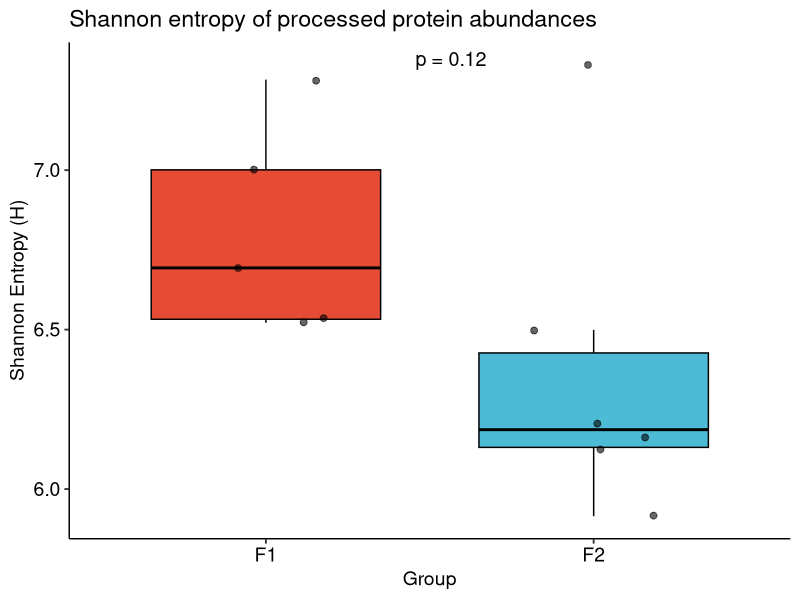
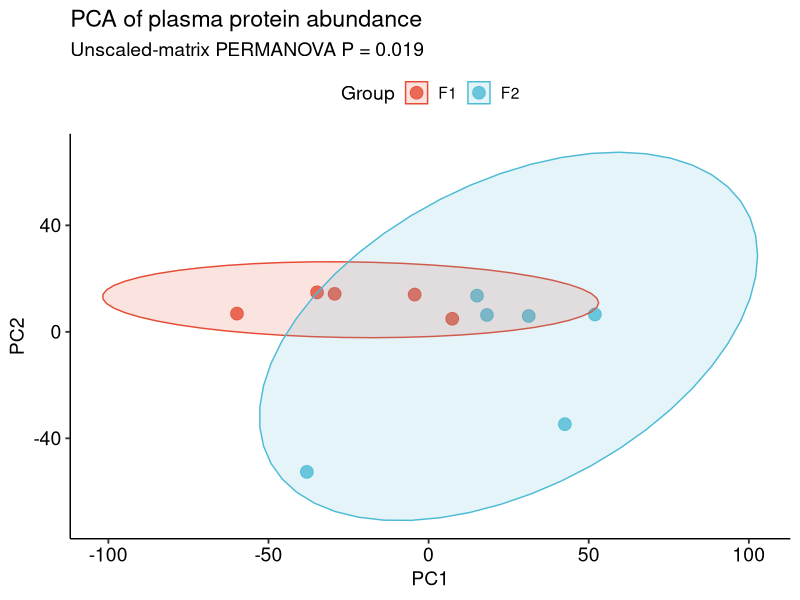
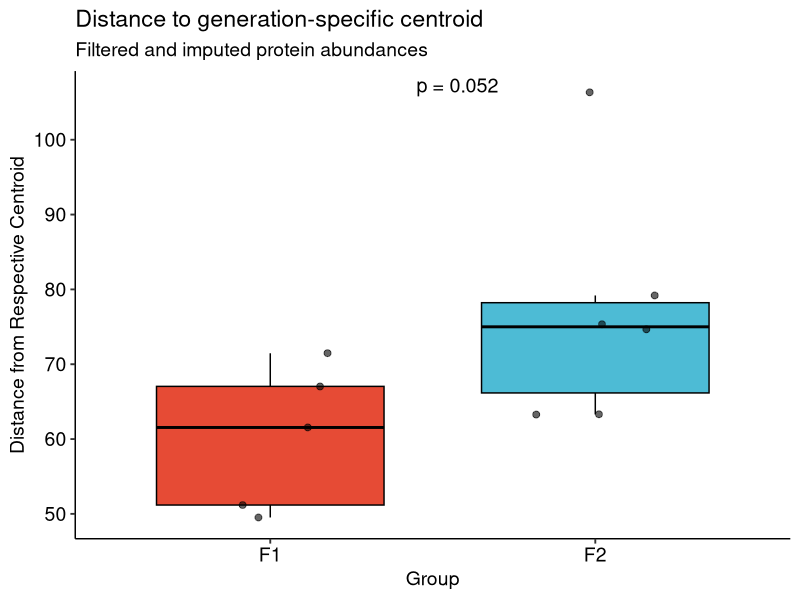
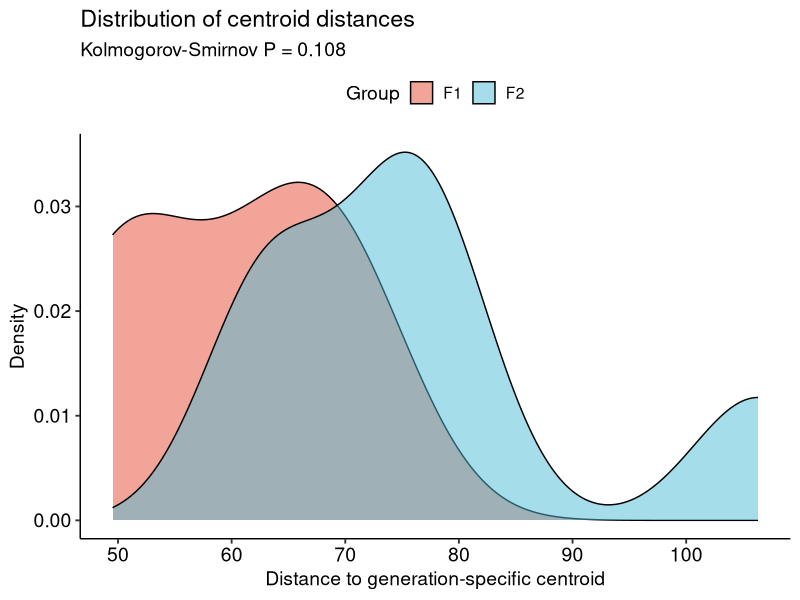
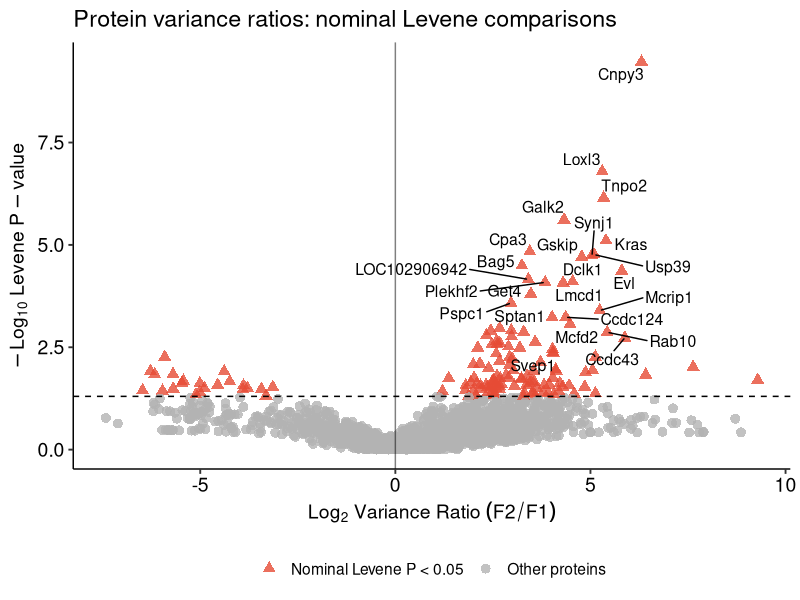
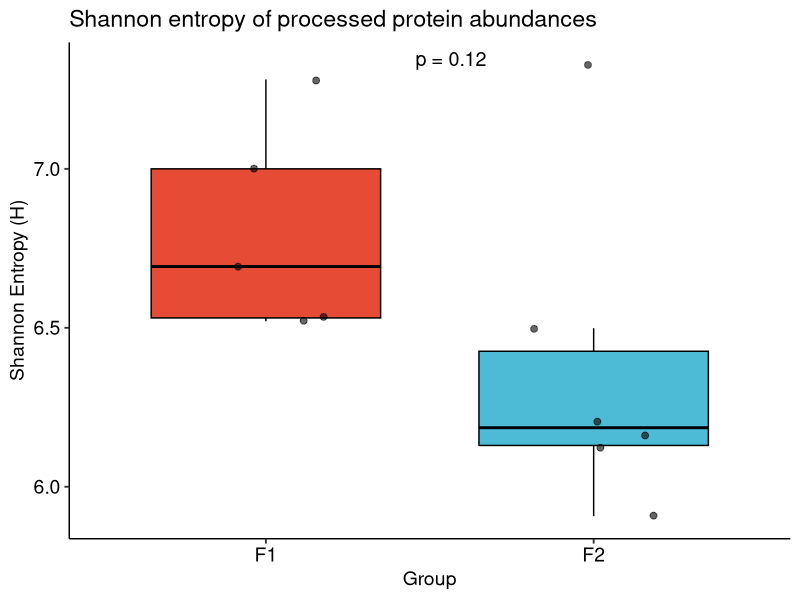
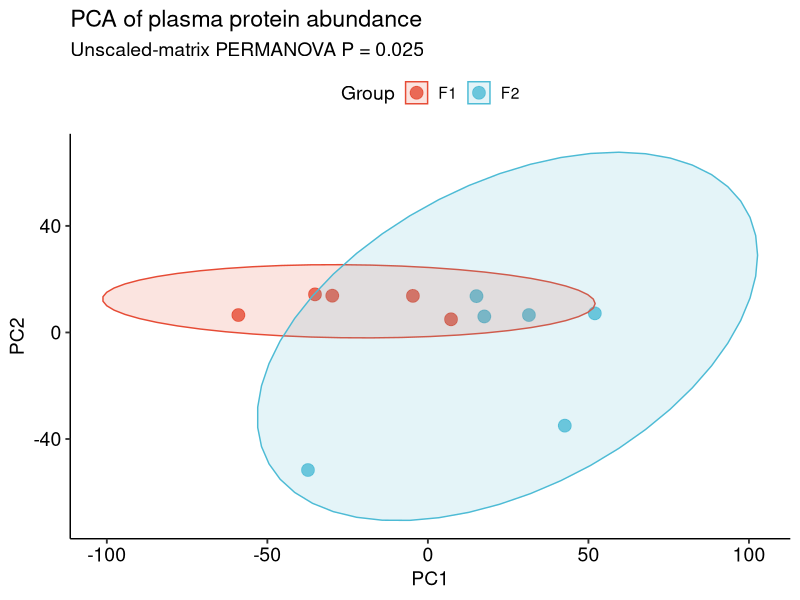
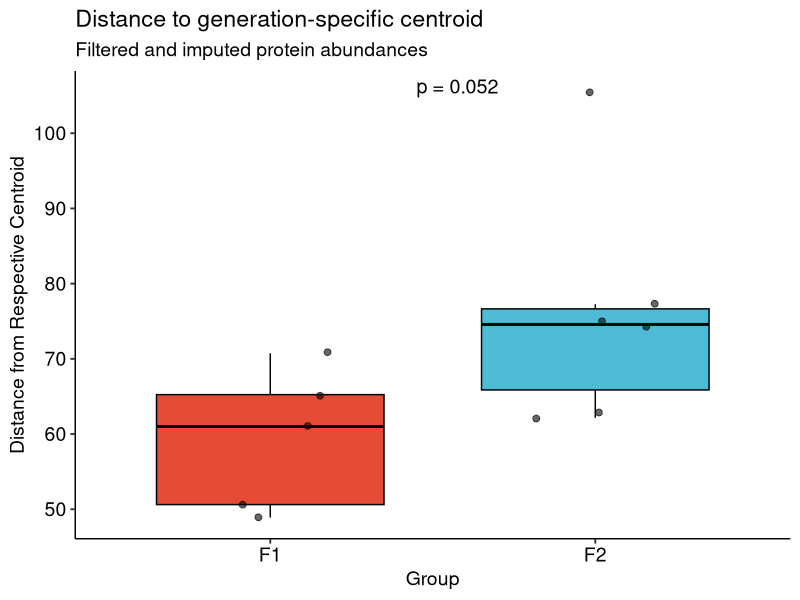

Generate these figures, in order, with R:
# Plasma proteomic entropy, centroid distances and protein variance.
# Missing values use 0.95 times the within-sample minimum positive log value.
# Protein Levene tests use nominal P values.
# Positive/negative log2 ratios indicate greater/lower F2 variance, respectively.

# ==============================================================================
# PEROMYSCUS PROTEOMICS: DECANALIZATION & INSTABILITY PIPELINE
# Group-wise filtering and specimen exclusion
# ==============================================================================

# 1. LOAD REQUIRED PACKAGES
# ------------------------------------------------------------------------------
library(tidyverse)
library(openxlsx)
library(vegan)
library(car)
library(ggrepel)
library(ggpubr) 

# 2. SETUP & DATA PREP
# ------------------------------------------------------------------------------

# Read Raw Expression Data
pro_exp <- read.xlsx("All_expression.xlsx")

# ==============================================================================
# REMOVE TECHNICAL OUTLIERS
# Exclude F1 sample 134 following the protein-detection screen
# ==============================================================================
cols_to_drop <- grep("134_RA1", colnames(pro_exp))
if(length(cols_to_drop) > 0) {
  pro_exp <- pro_exp[, -cols_to_drop]
  message("Sample 134 excluded.")
}

# Define the Thresholds for sensitivity analysis
thresholds <- c(0, 0.3, 0.7, 0.9)
names(thresholds) <- c("No_Filter", "Filter_30", "Filter_70", "Filter_90")

# Publication Colors (Nature Publishing Group Hex Codes)
pub_colors <- c("F1" = "#E64B35FF", "F2" = "#4DBBD5FF")

# 3. MASTER LOOP: RUN ANALYSIS ACROSS ALL THRESHOLDS
# ------------------------------------------------------------------------------
for (i in seq_along(thresholds)) {
  
  thresh_val <- thresholds[i]
  thresh_name <- names(thresholds)[i]
  
  main_dir <- paste0("Decanalization_Analysis_rm_134_", thresh_name)
  dir.create(paste0(main_dir, "/Figures"), recursive = TRUE, showWarnings = FALSE)
  dir.create(paste0(main_dir, "/Data_Tables"), recursive = TRUE, showWarnings = FALSE)
  
  message(paste("Processing:", thresh_name, "..."))
  
  # A. ADVANCED FILTERING: "Present in X% of AT LEAST ONE group"
  exp_cols <- grep("Quantity_F", colnames(pro_exp), value = TRUE)
  df_quant <- pro_exp[, exp_cols]
  
  f1_cols <- grep("F1", colnames(df_quant))
  f2_cols <- grep("F2", colnames(df_quant))
  
  # Calculate presence fraction within each specific group
  f1_presence <- rowSums(df_quant[, f1_cols] > 0) / length(f1_cols)
  f2_presence <- rowSums(df_quant[, f2_cols] > 0) / length(f2_cols)
  
  # Keep protein if it meets the threshold in F1 OR F2
  keep_idx <- (f1_presence >= thresh_val) | (f2_presence >= thresh_val)
  df_filtered <- df_quant[keep_idx, ]
  
  # B. Log2 Transformation
  df_log <- log2(df_filtered + 1)
  
  # C. Deterministic within-sample minimum substitution on the log scale
  df_imputed <- apply(df_log, 2, function(x) {
    temp <- x
    temp[temp == 0] <- NA
    min_val <- min(temp, na.rm = TRUE)
    x[is.na(temp)] <- min_val * 0.95 
    return(x)
  })
  
  # D. Extract Metadata
  sample_names <- colnames(df_imputed)
  mice_ids <- str_extract(sample_names, "(?<=\\.)\\d+(?=_)")
  groups <- factor(ifelse(grepl("F1", sample_names), "F1", "F2"), levels = c("F1", "F2"))
  
  id_map <- data.frame(Sample = sample_names, Mice_ID = mice_ids, Group = groups)
  
  # ------------------------------------------------------------------------------
  # 4. GLOBAL METRICS: SHANNON ENTROPY & PCA
  # ------------------------------------------------------------------------------
  calc_entropy <- function(col_vec) {
    p <- (2^col_vec) / sum(2^col_vec)
    return(-sum(p * log2(p + 1e-12))) 
  }
  ent_scores <- apply(df_imputed, 2, calc_entropy)
  ent_df <- data.frame(Sample = names(ent_scores), Score = ent_scores) %>%
    left_join(id_map, by = "Sample")
  
  data_t <- t(df_imputed)
  perm_res <- adonis2(data_t ~ groups, method = "euclidean")
  perm_p_val <- perm_res$`Pr(>F)`[1]
  
  pca_res <- prcomp(data_t, scale. = TRUE)
  pca_df <- as.data.frame(pca_res$x) %>% 
    mutate(Sample = rownames(.)) %>%
    left_join(id_map, by = "Sample")
  
  # ------------------------------------------------------------------------------
  # 5. EUCLIDEAN DISTANCE TO OWN-GENERATION CENTROID (self included)
  # ------------------------------------------------------------------------------
  f1_centroid <- rowMeans(df_imputed[, groups == "F1"])
  f2_centroid <- rowMeans(df_imputed[, groups == "F2"])
  
  calc_intra_dist <- function(x, group_label) {
    if(group_label == "F1") {
      return(sqrt(sum((x - f1_centroid)^2)))
    } else {
      return(sqrt(sum((x - f2_centroid)^2)))
    }
  }
  
  instab_scores <- sapply(1:ncol(df_imputed), function(j) {
    calc_intra_dist(df_imputed[, j], groups[j])
  })
  
  instab_df <- data.frame(Sample = colnames(df_imputed), Score = instab_scores) %>%
    left_join(id_map, by = "Sample")
  
  # Kolmogorov-Smirnov test for Density distributions
  f1_scores <- instab_df %>% filter(Group == "F1") %>% pull(Score)
  f2_scores <- instab_df %>% filter(Group == "F2") %>% pull(Score)
  ks_res <- ks.test(f1_scores, f2_scores)
  
  # ------------------------------------------------------------------------------
  # 6. PER-PROTEIN VARIABILITY: LEVENE'S VOLCANO
  # ------------------------------------------------------------------------------
  v_pvals <- sapply(1:nrow(df_imputed), function(j) {
    leveneTest(as.numeric(df_imputed[j, ]) ~ groups)$`Pr(>F)`[1]
  })
  
  var_ratio <- apply(df_imputed[, groups == "F2"], 1, var) / apply(df_imputed[, groups == "F1"], 1, var)
  
  volcano_df <- data.frame(
    Gene = pro_exp$PG.Genes[keep_idx],
    ProteinID = pro_exp$PG.ProteinGroups[keep_idx],
    Log2VarRatio = log2(var_ratio),
    Pval = v_pvals
  ) %>% 
    filter(!is.na(Gene), Gene != "NA") %>%
    mutate(Status = case_when(Pval < 0.05 ~ "Nominal Levene P < 0.05", TRUE ~ "Other proteins"))
  
  # ------------------------------------------------------------------------------
  # 7. EXPORT PUBLICATION-READY FIGURES (300 DPI TIFF)
  # ------------------------------------------------------------------------------
  
  # Fig 1: Entropy Boxplot
  p1 <- ggboxplot(ent_df, x = "Group", y = "Score", fill = "Group", 
                  add = "jitter", add.params = list(size = 2, alpha = 0.6)) +
    scale_fill_manual(values = pub_colors) +
    stat_compare_means(method = "t.test", label = "p.format", label.x = 1.5, size = 5) +
    labs(title = "Shannon entropy of processed protein abundances", y = "Shannon Entropy (H)") +
    theme_pubr(base_size = 14) + theme(legend.position = "none")
  ggsave(paste0(main_dir, "/Figures/Fig1_Shannon_Entropy.tiff"), p1, width = 5, height = 6, dpi = 300)
  
  # Fig 2: PCA
  p2 <- ggplot(pca_df, aes(x = PC1, y = PC2, color = Group)) +
    geom_point(size = 4, alpha = 0.8) + 
    stat_ellipse(aes(fill = Group), geom = "polygon", alpha = 0.15) +
    scale_color_manual(values = pub_colors) + scale_fill_manual(values = pub_colors) +
    theme_pubr(base_size = 14) + 
    labs(title = "PCA of plasma protein abundance", 
         subtitle = paste("Unscaled-matrix PERMANOVA P =", format.pval(perm_p_val, digits=3)))
  ggsave(paste0(main_dir, "/Figures/Fig2_PCA_Drift.tiff"), p2, width = 7, height = 5, dpi = 300)
  
  # Fig 3: Instability Boxplot
  p3 <- ggboxplot(instab_df, x = "Group", y = "Score", fill = "Group", 
                  add = "jitter", add.params = list(size = 2, alpha = 0.6)) +
    scale_fill_manual(values = pub_colors) +
    stat_compare_means(method = "wilcox.test", label = "p.format", label.x = 1.5, size = 5) +
    labs(title = "Distance to generation-specific centroid", 
         subtitle = "Filtered and imputed protein abundances",
         y = "Distance from Respective Centroid") +
    theme_pubr(base_size = 14) + theme(legend.position = "none")
  ggsave(paste0(main_dir, "/Figures/Fig3_Instability_Boxplot.tiff"), p3, width = 5, height = 6, dpi = 300)
  
  # Fig 4: Instability Density
  p4 <- ggplot(instab_df, aes(x = Score, fill = Group)) +
    geom_density(alpha = 0.5, color = "black") +
    scale_fill_manual(values = pub_colors) +
    theme_pubr(base_size = 14) +
    labs(title = "Distribution of centroid distances", 
         subtitle = paste("Kolmogorov-Smirnov P =", format.pval(ks_res$p.value, digits = 3)),
         x = "Distance to generation-specific centroid", y = "Density")
  ggsave(paste0(main_dir, "/Figures/Fig4_Instability_Density.tiff"), p4, width = 7, height = 5, dpi = 300)
  
  # Fig 5: Levene's Volcano
  p5 <- ggplot(volcano_df, aes(x = Log2VarRatio, y = -log10(Pval))) +
    geom_point(aes(color = Status, shape = Status), size = 3, alpha = 0.8) +
    scale_color_manual(values = c("Nominal Levene P < 0.05" = "#E64B35FF", "Other proteins" = "grey70")) +
    scale_shape_manual(values = c(17, 16)) + 
    geom_hline(yintercept = -log10(0.05), linetype = "dashed", color = "black") +
    geom_vline(xintercept = 0, linetype = "solid", color = "black", alpha = 0.5) +
    geom_text_repel(data = subset(volcano_df, Pval < 0.005), aes(label = Gene), max.overlaps = 15, size = 4) +
    theme_pubr(base_size = 14) +
    labs(title = "Protein variance ratios: nominal Levene comparisons", 
         x = expression(Log[2]~Variance~Ratio~(F2/F1)), 
         y = expression(-Log[10]~Levene~P-value)) +
    theme(legend.position = "bottom", legend.title = element_blank())
  ggsave(paste0(main_dir, "/Figures/Fig5_Levene_Volcano.tiff"), p5, width = 8, height = 7, dpi = 300)
  
  # ------------------------------------------------------------------------------
  # 8. EXPORT DATA TABLES
  # ------------------------------------------------------------------------------
  summary_report <- instab_df %>%
    left_join(ent_df %>% dplyr:: select(Sample, Entropy = Score), by = "Sample") %>%
    group_by(Group) %>%
    summarize(
      Average_Entropy = mean(Entropy), Entropy_SD = sd(Entropy),
      Mean_Instability_Score = mean(Score), Instability_SD = sd(Score),
      CV_Entropy = (Entropy_SD / Average_Entropy) * 100,
      Group_Size = n()
    )
  
  write.xlsx(list(
    Summary_Report = summary_report,
    Instability_Scores = instab_df,
    Entropy_Scores = ent_df,
    PCA_Coordinates = pca_df,
    Protein_Variability_Stats = volcano_df
  ), file = paste0(main_dir, "/Data_Tables/Decanalization_Master_Results.xlsx"))
  
  unstable_genes <- volcano_df %>% filter(Pval < 0.05) %>% pull(Gene) %>% unique()
  writeLines(unstable_genes, con = paste0(main_dir, "/Data_Tables/Unstable_Genes_List.txt"))
  
}

message("Pipeline complete. Figure 5 tables and plots: Decanalization_Analysis_rm_134_Filter_70.")
